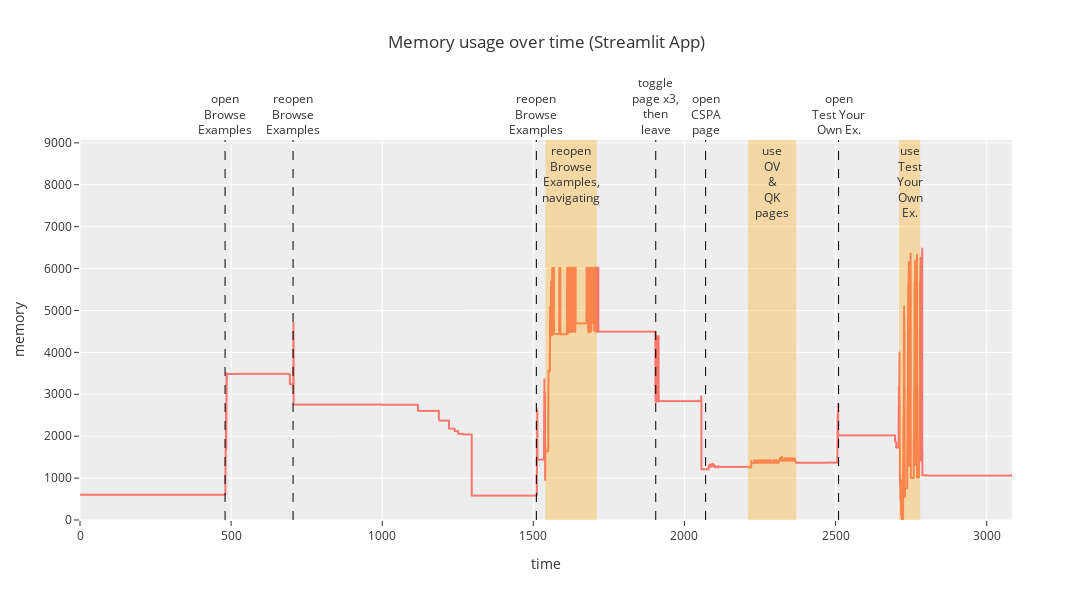

The code cell stored with this chart in its notebook:
### Code cell
data = pd.read_csv(r'mprofile_20230807130710.dat', sep="\t")
display(data.tail())


data_dict = data.to_dict().values()
data_dict = list(data_dict)[0]

first_seconds = None

seconds_list = []
mem_list = []

for value in data_dict.values():
    _, mem, seconds = value.split(" ")
    if first_seconds is None:
        first_seconds = float(seconds)
    mem_list.append(float(mem))
    seconds_list.append(float(seconds) - first_seconds)

df = pd.DataFrame({"time": seconds_list, "memory": mem_list})
display(df.tail())

fig = px.line(
    df,
    x = "time",
    y = "memory",
    title = "Memory usage over time (Streamlit App)",
    template = "ggplot2",
).update_layout(
    hovermode = "x unified",
    margin_t = 140,
    title_y = 0.94,
    yaxis_range = [0, 1.4 * max(mem_list)],
    height = 600,
    width = 1200,
)
for x, text in [
    (480, "open<br>Browse<br>Examples"),
    (705, "reopen<br>Browse<br>Examples"),
    (1510, "reopen<br>Browse<br>Examples"),
    ((1540, 1710), "reopen<br>Browse<br>Examples,<br>navigating"),
    (1905, "toggle<br>page x3,<br>then<br>leave"),
    (2070, "open<br>CSPA<br>page"),
    ((2210, 2370), "use<br>OV & QK<br>pages"),
    (2510, "open<br>Test Your<br>Own Ex."),
    ((2710, 2780), "use<br>Test Your<br>Own Ex."),
]:
    if isinstance(x, int):
        fig.add_vline(
            x = x,
            annotation_text = text,
            annotation_position = "top",
            line_color = "black",
            xanchor = "right",
            line_dash = "dash",
            line_width = 1,
            opacity = 1.0,
        )
    elif isinstance(x, tuple):
        fig.add_vrect(
            x0 = x[0],
            x1 = x[1],
            annotation_text = "<br>".join(text.split(" ")),
            annotation_position = "top",
            fillcolor = "orange",
            opacity = 0.3,
            line_width = 0,
        )
fig.show()

### Figure 1 — Plotly figure (JSON) as saved in the notebook; plotly's stock layout.template omitted (floating-point values rounded to 4 significant figures; data arrays with more than 128 entries replaced by an {"elided": "..."} marker saying what was removed)
{"data": [{"hovertemplate": "time=%{x}<br>memory=%{y}<extra></extra>", "legendgroup": "", "line": {"color": "#F8766D", "dash": "solid"}, "marker": {"symbol": "circle"}, "mode": "lines", "name": "", "showlegend": false, "type": "scattergl", "x": {"elided": "28350 float values"}, "xaxis": "x", "y": {"elided": "28350 float values"}, "yaxis": "y"}], "layout": {"annotations": [{"showarrow": false, "text": "open<br>Browse<br>Examples", "x": 480, "xanchor": "center", "xref": "x", "y": 1, "yanchor": "bottom", "yref": "y domain"}, {"showarrow": false, "text": "reopen<br>Browse<br>Examples", "x": 705, "xanchor": "center", "xref": "x", "y": 1, "yanchor": "bottom", "yref": "y domain"}, {"showarrow": false, "text": "reopen<br>Browse<br>Examples", "x": 1510, "xanchor": "center", "xref": "x", "y": 1, "yanchor": "bottom", "yref": "y domain"}, {"showarrow": false, "text": "reopen<br>Browse<br>Examples,<br>navigating", "x": 1625, "xanchor": "center", "xref": "x", "y": 1, "yanchor": "top", "yref": "y domain"}, {"showarrow": false, "text": "toggle<br>page x3,<br>then<br>leave", "x": 1905, "xanchor": "center", "xref": "x", "y": 1, "yanchor": "bottom", "yref": "y domain"}, {"showarrow": false, "text": "open<br>CSPA<br>page", "x": 2070, "xanchor": "center", "xref": "x", "y": 1, "yanchor": "bottom", "yref": "y domain"}, {"showarrow": false, "text": "use<br>OV<br>&<br>QK<br>pages", "x": 2290, "xanchor": "center", "xref": "x", "y": 1, "yanchor": "top", "yref": "y domain"}, {"showarrow": false, "text": "open<br>Test Your<br>Own Ex.", "x": 2510, "xanchor": "center", "xref": "x", "y": 1, "yanchor": "bottom", "yref": "y domain"}, {"showarrow": false, "text": "use<br>Test<br>Your<br>Own<br>Ex.", "x": 2745, "xanchor": "center", "xref": "x", "y": 1, "yanchor": "top", "yref": "y domain"}], "height": 600, "hovermode": "x unified", "legend": {"tracegroupgap": 0}, "margin": {"t": 140}, "shapes": [{"line": {"color": "black", "dash": "dash", "width": 1}, "opacity": 1, "type": "line", "x0": 480, "x1": 480, "xanchor": "right", "xref": "x", "y0": 0, "y1": 1, "yref": "y domain"}, {"line": {"color": "black", "dash": "dash", "width": 1}, "opacity": 1, "type": "line", "x0": 705, "x1": 705, "xanchor": "right", "xref": "x", "y0": 0, "y1": 1, "yref": "y domain"}, {"line": {"color": "black", "dash": "dash", "width": 1}, "opacity": 1, "type": "line", "x0": 1510, "x1": 1510, "xanchor": "right", "xref": "x", "y0": 0, "y1": 1, "yref": "y domain"}, {"fillcolor": "orange", "line": {"width": 0}, "opacity": 0.3, "type": "rect", "x0": 1540, "x1": 1710, "xref": "x", "y0": 0, "y1": 1, "yref": "y domain"}, {"line": {"color": "black", "dash": "dash", "width": 1}, "opacity": 1, "type": "line", "x0": 1905, "x1": 1905, "xanchor": "right", "xref": "x", "y0": 0, "y1": 1, "yref": "y domain"}, {"line": {"color": "black", "dash": "dash", "width": 1}, "opacity": 1, "type": "line", "x0": 2070, "x1": 2070, "xanchor": "right", "xref": "x", "y0": 0, "y1": 1, "yref": "y domain"}, {"fillcolor": "orange", "line": {"width": 0}, "opacity": 0.3, "type": "rect", "x0": 2210, "x1": 2370, "xref": "x", "y0": 0, "y1": 1, "yref": "y domain"}, {"line": {"color": "black", "dash": "dash", "width": 1}, "opacity": 1, "type": "line", "x0": 2510, "x1": 2510, "xanchor": "right", "xref": "x", "y0": 0, "y1": 1, "yref": "y domain"}, {"fillcolor": "orange", "line": {"width": 0}, "opacity": 0.3, "type": "rect", "x0": 2710, "x1": 2780, "xref": "x", "y0": 0, "y1": 1, "yref": "y domain"}], "title": {"text": "Memory usage over time (Streamlit App)", "y": 0.94}, "width": 1200, "xaxis": {"anchor": "y", "domain": [0, 1], "title": {"text": "time"}}, "yaxis": {"anchor": "x", "domain": [0, 1], "range": [0, 9067.0], "title": {"text": "memory"}}}}
